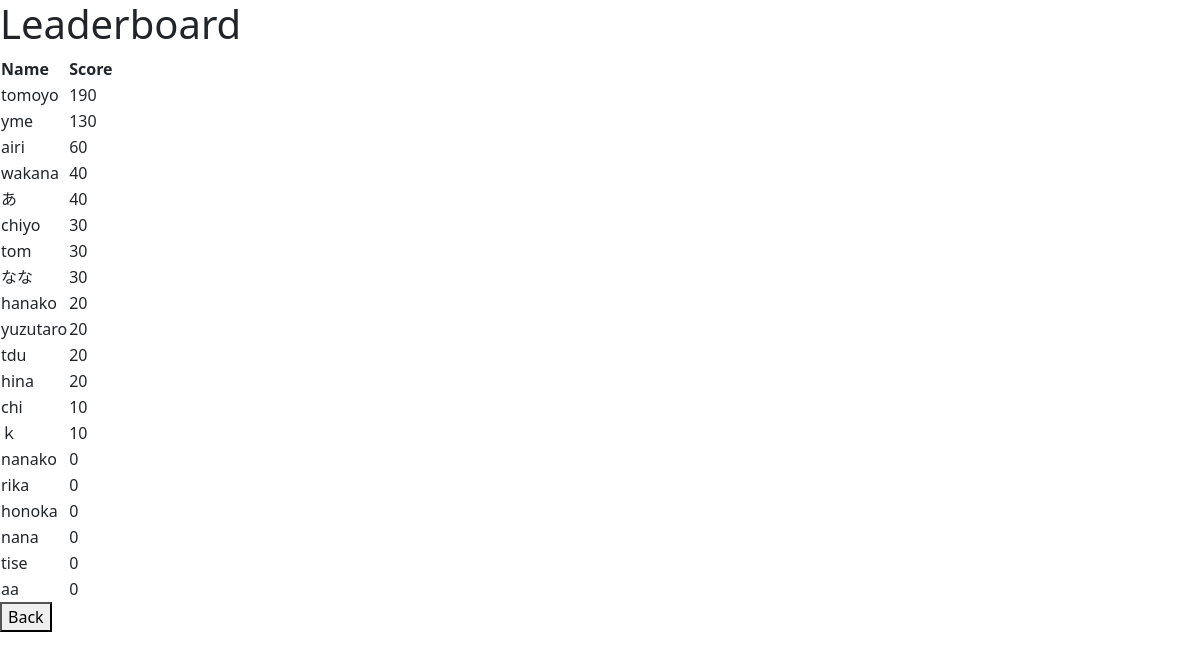
The page /leaderboard_user on the database its author committed.
### app.py (models this page shows)
class Player(db.Model):
    id = db.Column(db.Integer, primary_key=True)
    name = db.Column(db.String(50), unique=True, nullable=False)
    score = db.Column(db.Integer, default=0)

### app.py (the view)
@app.route("/leaderboard_user")
def leaderboard_user():
    players = Player.query.order_by(Player.score.desc()).all()
    return render_template("user/leaderboard.html", players=players)

### templates/user/leaderboard.html
{% extends 'base.html' %}
{% block body %}
<h1>Leaderboard</h1>
<table>
    <tr>
        <th>Name</th>
        <th>Score</th>
    </tr>
    {% for player in players %}
    <tr>
        <td>{{ player.name }}</td>
        <td>{{ player.score }}</td>
    </tr>
    {% endfor %}
</table>
<a href="/user"><button>Back</button></a>
{% endblock %}

### static/css/background.css (style rules this page uses)
a { color: #000000; }
html,body { height: 100%; }

### rows shown on the page
Player: name "tomoyo", score "190"
Player: name "yme", score "130"
Player: name "airi", score "60"
Player: name "wakana", score "40"
Player: name "あ", score "40"
Player: name "chiyo", score "30"
Player: name "tom", score "30"
Player: name "なな", score "30"
Player: name "hanako", score "20"
Player: name "yuzutaro", score "20"
Player: name "tdu", score "20"
Player: name "hina", score "20"
Player: name "chi", score "10"
Player: name "ｋ", score "10"
Player: name "nanako", score "0"
Player: name "rika", score "0"
Player: name "honoka", score "0"
Player: name "nana", score "0"
Player: name "tise", score "0"
Player: name "aa", score "0"
